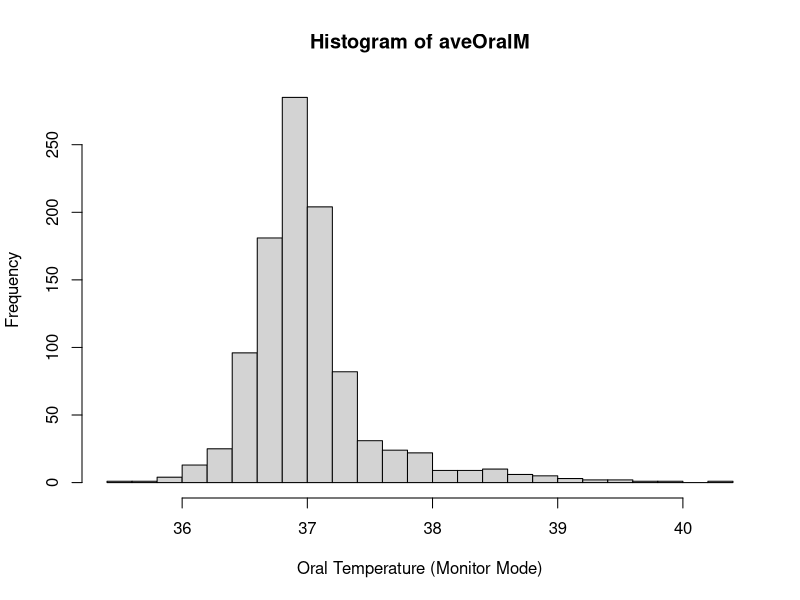
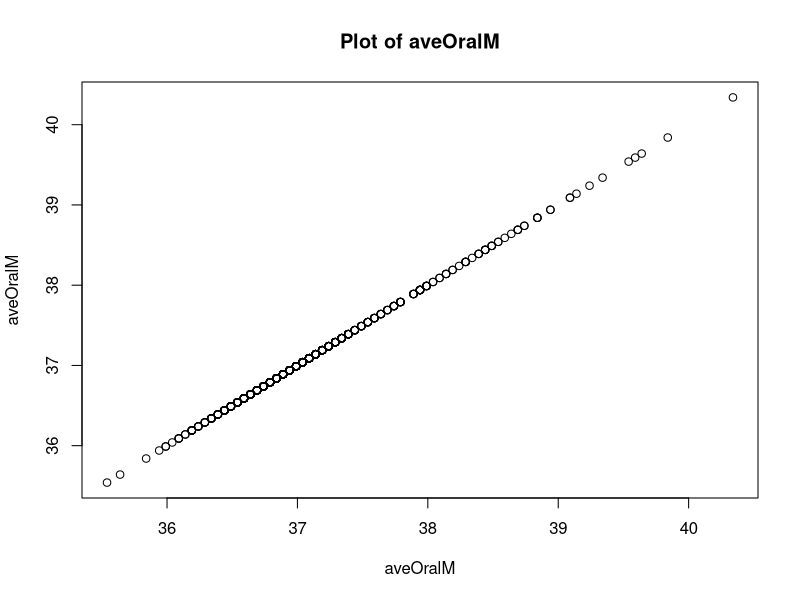
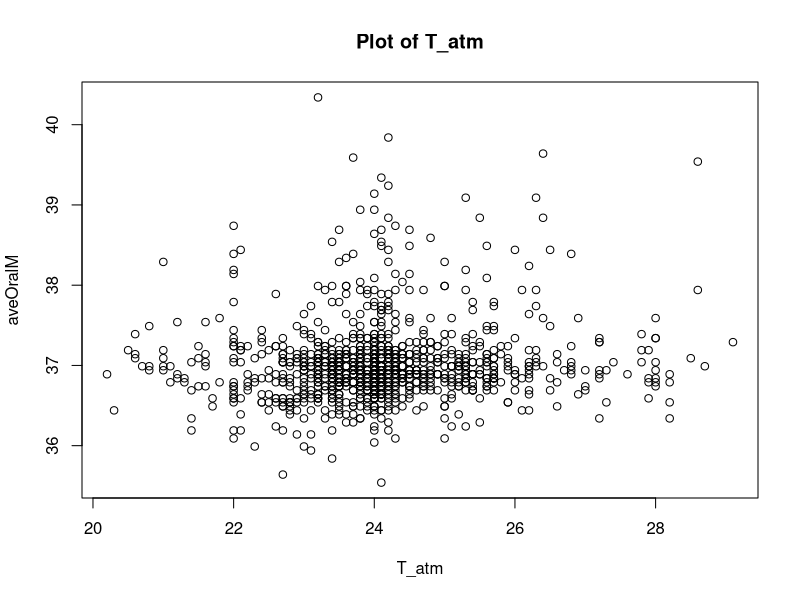
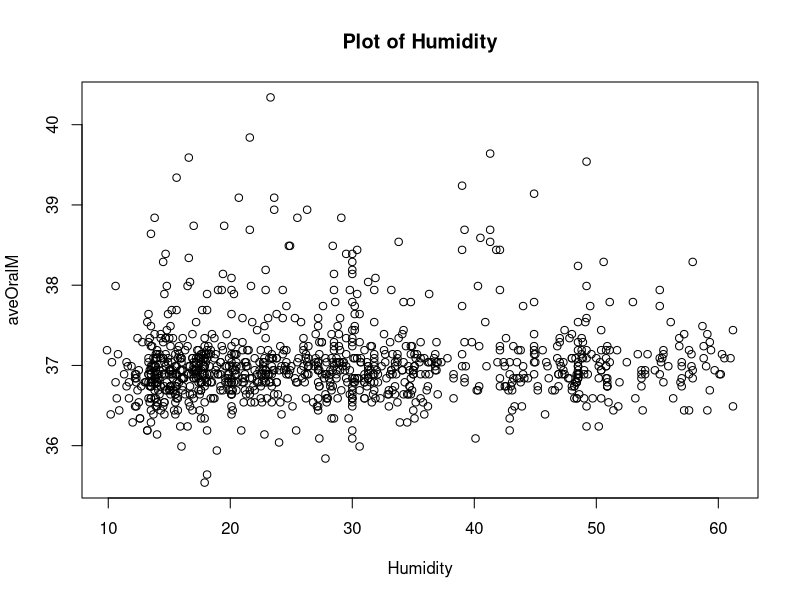
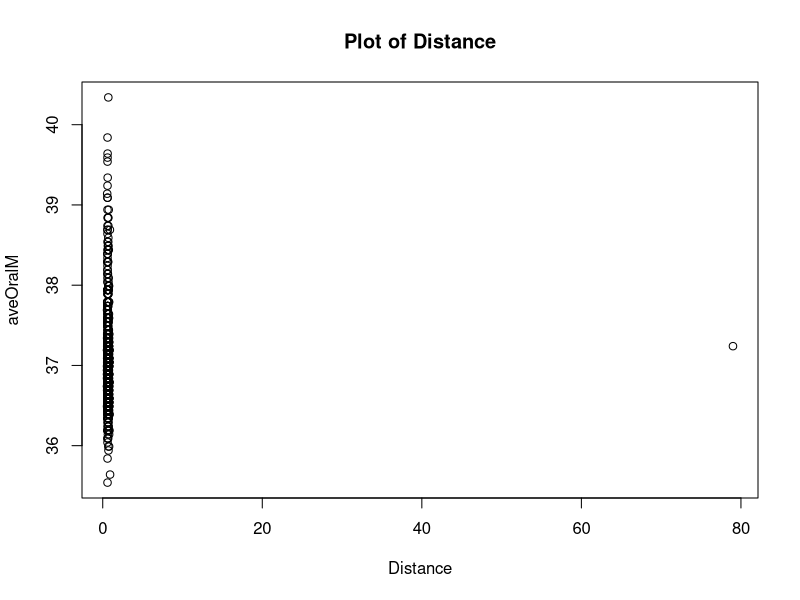
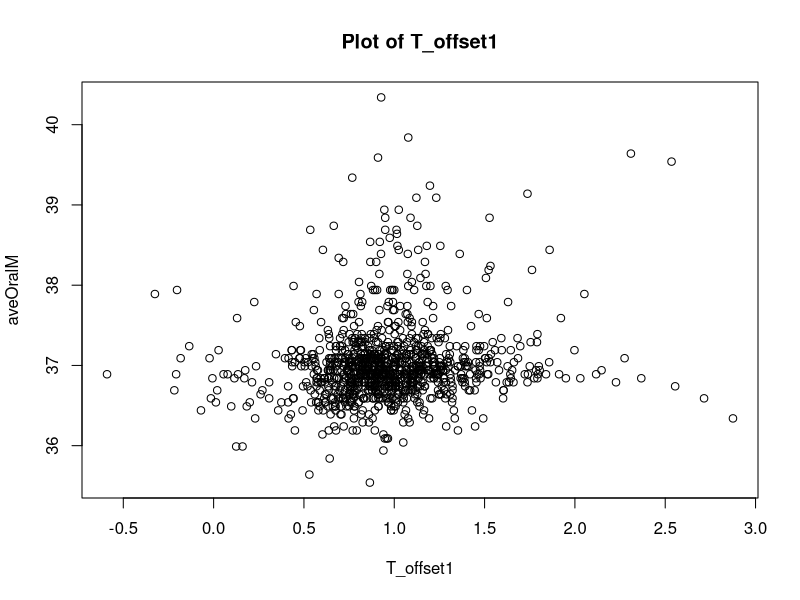
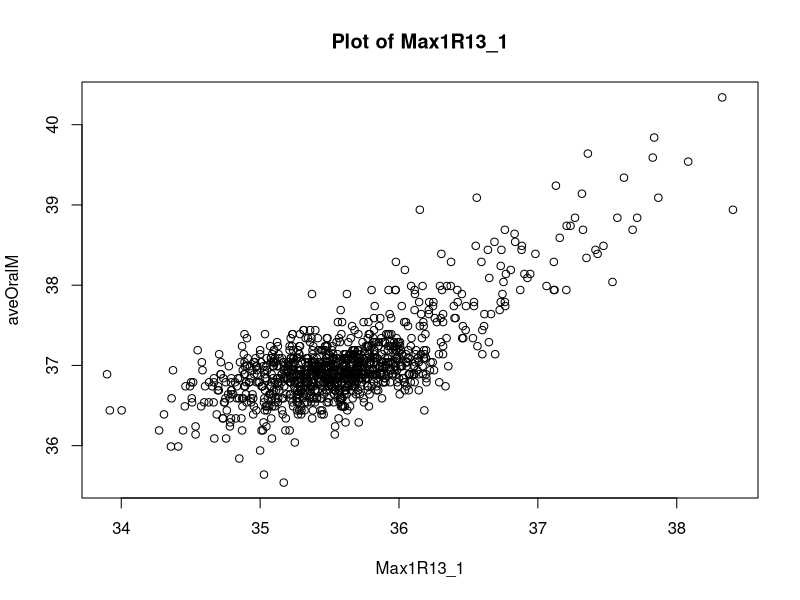
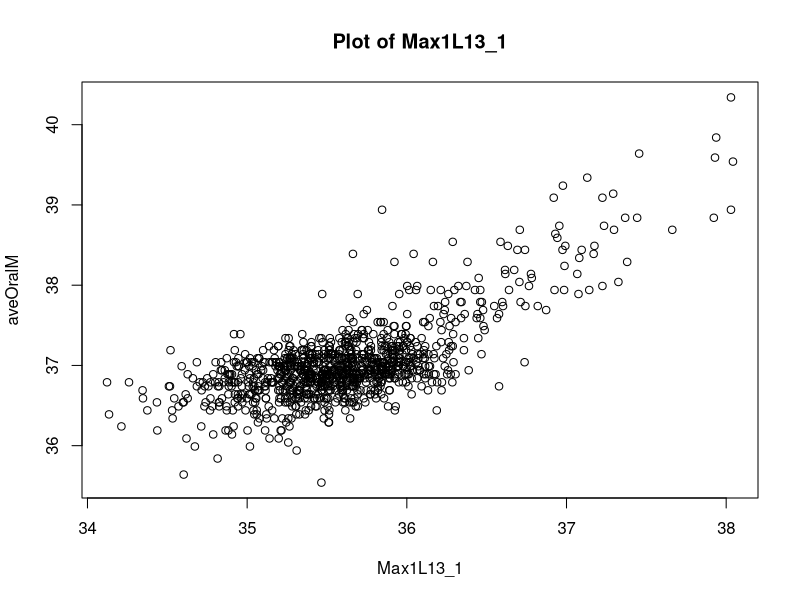

Here is the R script that generated these plots, in order: (Note: this script raises an error after producing the figures.)
## ---- chunk 1
knitr::opts_chunk$set(echo = TRUE)
## ---- chunk 2
#load features and targets and then combine the two
X = read.csv("infrared_thermography_data_features.csv")
Y = read.csv("infrared_thermography_data_targets.csv")

attach(Y)

#combine x and y
data = cbind(aveOralM,X)
attach(data)
#factor categorical variables
data$Gender = factor(data$Gender, levels = c("Male", "Female"), labels = c(0, 1))
data$Age[data$Age %in% c("26-30", "21-25")]  = "21-30"
data$Age = factor(data$Age, levels = c("18-20", "21-30", "31-40", "41-50", "51-60", ">60"), labels = c(0, 1, 2, 3, 4, 5))
data$Ethnicity <- factor(data$Ethnicity, levels = c("White", "Black or African-American", "Asian", "Multiracial", "Hispanic/Latino", "American Indian or Alaskan Native"), labels = c(0, 1, 2, 3, 4, 5))

#check data for missing values and to check which column is missing data
sum(is.na(data))
colSums(is.na(data))
data = na.omit(data) #Removing the 2 observations we found in the distance column, easy to deal with as there are only 2 observations.

summary(data)

attach(data)
## ---- chunk 3
#Looking at our target variables first
# add the breaks so that we can see the data clearer, otherwise bins are too wide to be able to show any useful information
# hist(data$aveOralF, main = "Histogram of aveOralF", xlab = "Oral Temperature (Fast Mode)", breaks = 20)
hist(data$aveOralM, main = "Histogram of aveOralM", xlab = "Oral Temperature (Monitor Mode)", breaks = 20)

#Checking plot of each variable
# For numeric variables: histograms
for(i in 1:ncol(data)){
  if(is.numeric(data[[i]])){
    plot( data[[i]], aveOralM,main=paste("Plot of", names(data)[i]), xlab=names(data)[i])
  }
}

data <- subset(data, Distance <= 60)

# For numeric variables: histograms
i = 0
for(i in 1:ncol(data)){
  if(is.numeric(data[[i]])){
    plot( data[[i]], data$aveOralM,main=paste("Plot of", names(data)[i]), xlab=names(data)[i], ylab = "aveoralM")
  }
}


# data description/EDA
barplot(table(data[[2]]), main=paste("Bar plot of", names(data)[2]), xlab=names(data)[2])
barplot(table(data[[3]]), main=paste("Bar plot of Age Groups"), xlab=names(data)[3])
barplot(table(data[[4]]), main=paste("Bar plot of", names(data)[4]), xlab=names(data)[4])


head(data)


## ---- chunk 4
model <- lm(aveOralM~., data = data)
residuals <- residuals(model)
fitted_values <- fitted(model)

plot(fitted_values,residuals)
plot(data$T_atm,residuals)
abline(h = 0, col = "red")

plot(model)
## ---- chunk 5
boxplot(data$aveOralF, main = "Boxplot for aveOralF")
boxplot(data$aveOralM, main = "Boxplot for aveOralM")
